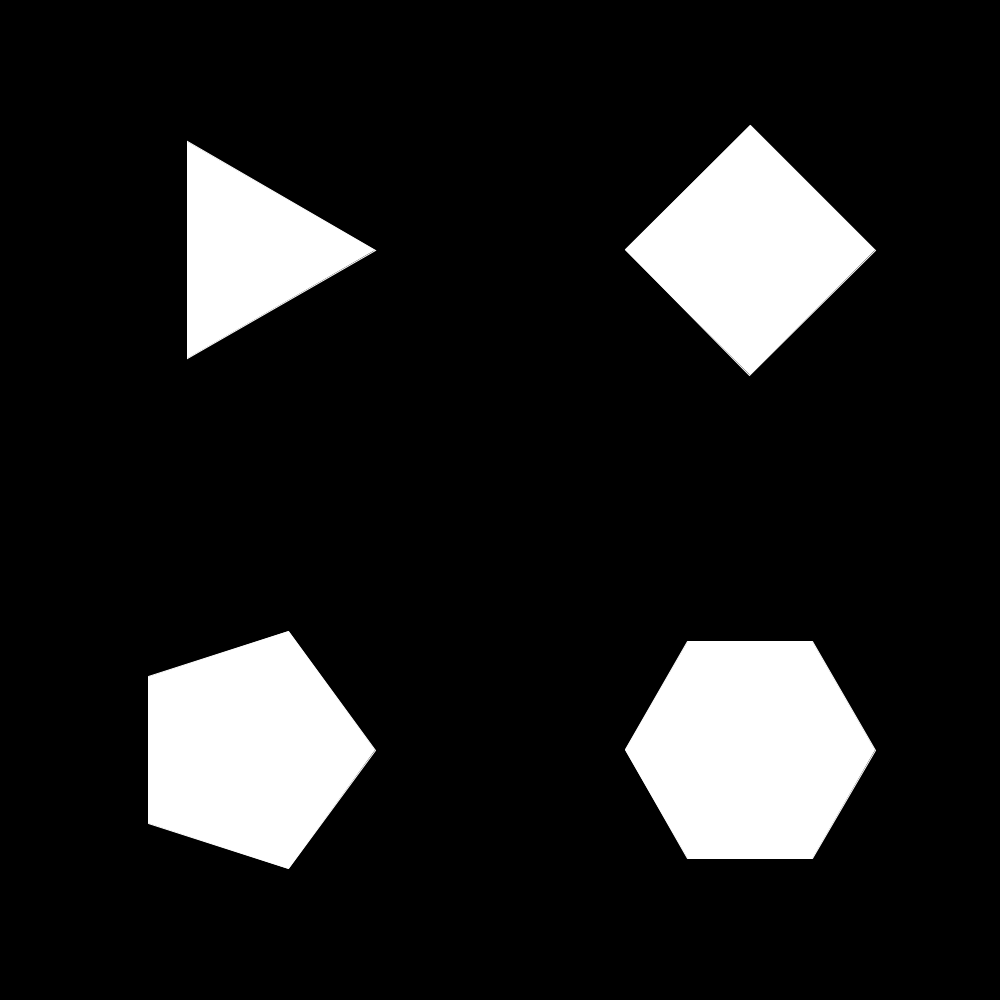
Frame 1 (no input)
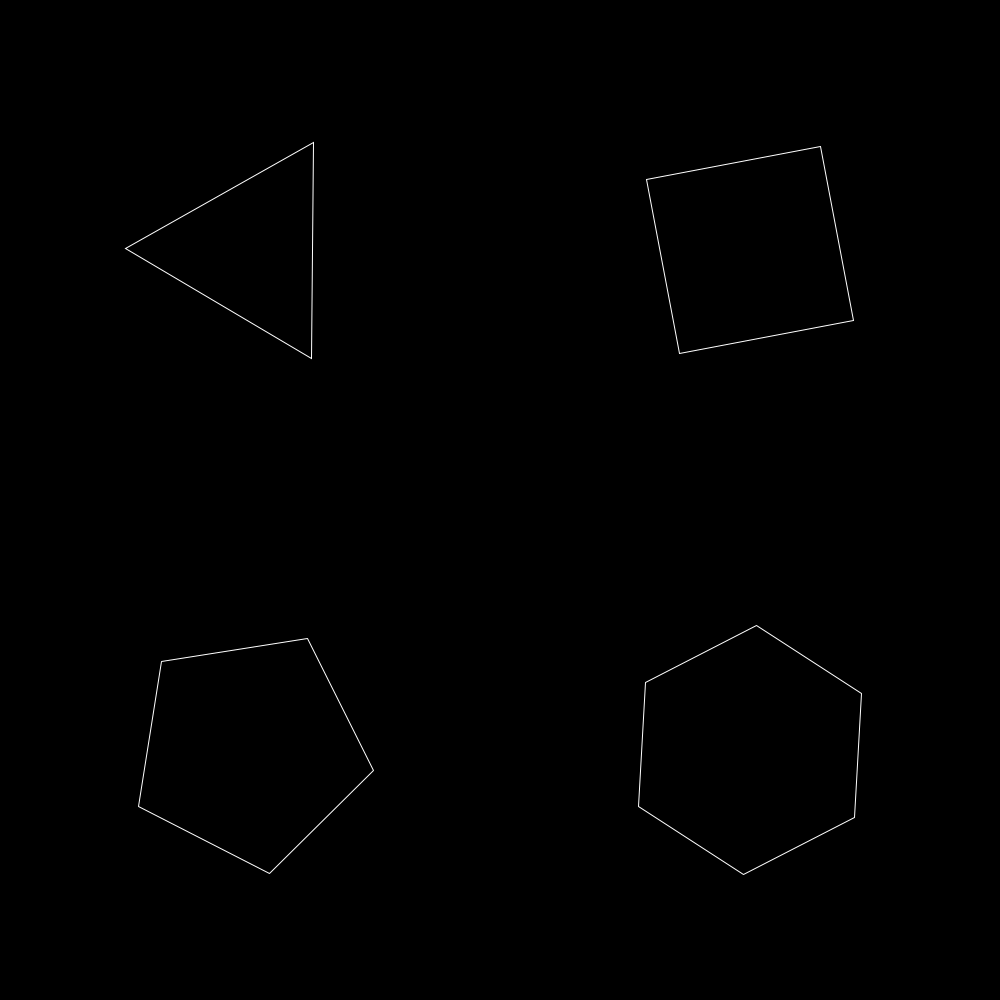
Frame 60 (the mouse pressed at the canvas centre just before this capture)
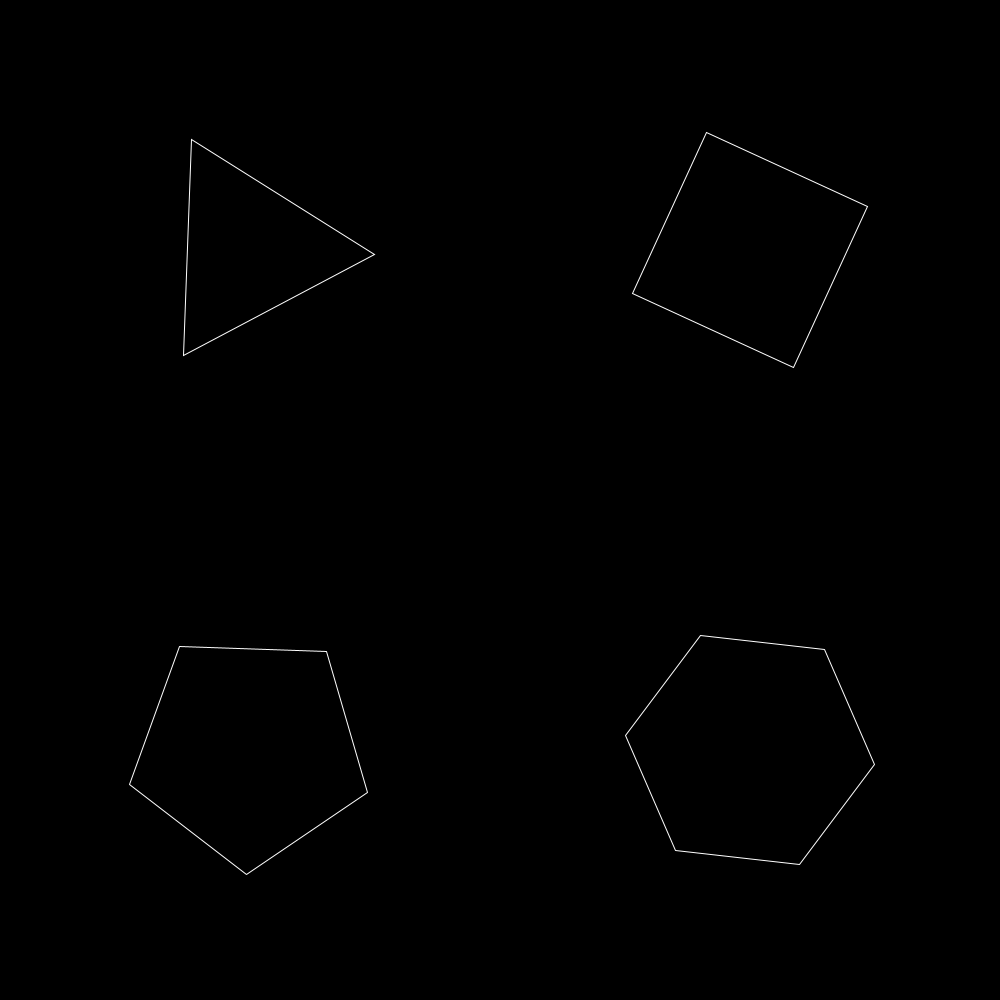
Frame 120 (the mouse held since frame 60 and released just before this capture)

The Processing sketch that drew these frames (run headless with seeded random() and noise(); from frame 60 on, the mouse is pressed at the canvas centre):

// Processing sketch: cc_tut_oop_03
// ── cc_tut_oop_03.pde
ArrayList<Shape> shapes;
int num = 4;

void setup() {
  size(1000, 1000);
  
  shapes = new ArrayList<Shape>();
  
  int index = 3;
  for (int y = 0; y < num/2; y++) {
    float dy = height/2 * y + height*1/4;
    for (int x = 0; x < num/2; x++) {
      float dx = width/2 * x + height*1/4;
      Shape s = new Shape(dx, dy, width/4, index);
      
      shapes.add(s);
      index++;
    }
  }
}

void draw() {
  background(0);
  
  for(Shape s : shapes) {
    s.show();
    s.checkPosition(mouseX, mouseY);
  }
}

// ── Shape.pde
class Shape {
  float x;
  float y;
  float diameter;
  int segments;
  color col;
  float rotation;
  float rotSteps = 0;
  boolean shouldRotate;
  
  Shape(float x, float y, float diameter, int segments) {
    this.x = x;
    this.y = y;
    this.diameter = diameter;
    this.segments = segments;
    col = color(255);
    rotation = 0;
    rotSteps = random(0.005, 0.025);
    shouldRotate = true;
  }
  
  void show() {
    pushMatrix();
    translate(x, y);
    rotate(rotation);
    stroke(255);
    fill(col);
    beginShape();
    for (int n = 0; n < segments; n++) {
      float angle = TWO_PI / segments * n;
      float dx = cos(angle) * diameter/2;
      float dy = sin(angle) * diameter/2;
      vertex(dx, dy);
    }
    endShape(CLOSE);
    popMatrix();
    
    if(shouldRotate) {
      rotation += rotSteps;
    }
  }
  
  void checkPosition(int mousex, int mousey) {
    float d = dist(x, y, mousex, mousey);
    
    if ( d < diameter/2) {
      col = color(255);
      shouldRotate = false;
    }
    else {
      col = color(0);
      shouldRotate = true;
    }
  }
}
